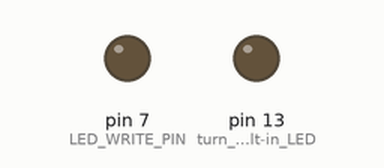
This sketch was run on a simulated Arduino Uno, built with avr-gcc and run on an emulated ATmega328P. Parts: output pins drawn as LEDs (lit = HIGH). What the sketch prints to the serial monitor is not drawn.

Above: at 0.2 s.
At 15.05 s:
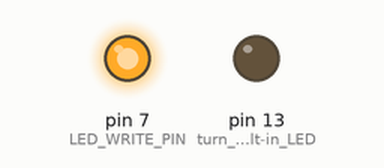
At 31.4 s:
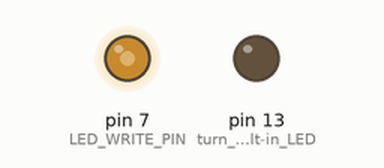
Timing chart, 0 to 32.9 s (numbered marks = the images above):
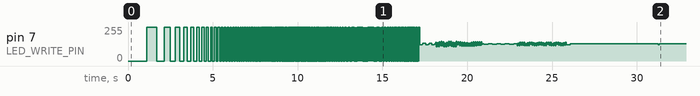

The sketch:

blink_frequency.ino
```cpp
#include "check_voltage.h"

// Use pin 7 for LED.
#define LED_WRITE_PIN 7

// Use analog pin A0 to check LED supply voltage.
#define ANALOG_READ_PIN A0

// These variables get declared here so the loop can use them.

// Initially sleep for 1000 ms (1 second).
int base_sleep_millis = 1000;
int millis_to_sleep = base_sleep_millis;

// Keep track of how many times loop is run.
int step_count = 0;

// initial LED logic state.
bool led_state = true;

// setup() runs once at startup, then loop() starts.
void setup() {
  pinMode(LED_BUILTIN, OUTPUT);  // turn off built-in LED.
  Serial.begin(115200);          // start modem.
  delay(100);                    // wait for modem and serial monitor to sync up.
  Serial.println("\nstart");     // here we go!
  pinMode(LED_WRITE_PIN, OUTPUT);  // ready LED
  pinMode(ANALOG_READ_PIN, INPUT_PULLUP);

  check_led_voltage(LED_WRITE_PIN, ANALOG_READ_PIN);
}

// loop() runs over and over until something stops it (power loss, software crash, thermal breakdown...).
void loop() {

  // Update loop counter.
  step_count = step_count + 1;


  // Switch logic state.
  led_state = not led_state;

  // Switch the on-board LED on or off according to logic state.
  digitalWrite(LED_WRITE_PIN, led_state? HIGH: LOW);

  // This is how long we'll sleep before switching the LED again.
  // The time between gets shorter and shorter; you can safely ignore the math.
  millis_to_sleep = round(base_sleep_millis / pow(step_count, 0.75));

  // Print some info to the serial modem.
  Serial.print("step " + String(step_count));
  Serial.print("; LED: " + String(led_state));
  Serial.print("; sleep millis: " + String(millis_to_sleep));
  Serial.println("; LED frequency: " + String(round(1000 / millis_to_sleep)) + " Hz");

  // Go to sleep for now.
  delay(millis_to_sleep);
}
```

check_voltage.h
```cpp
// Check LED supply voltage.
void check_led_voltage(int led_write_pin, int analog_read_pin) {
  digitalWrite(led_write_pin, HIGH);  // turn on
  int sensor = analogRead(analog_read_pin);  // sensor reading is between 0 and 1024
  float voltage = 5.0 * sensor / 1024;       // voltage is between 0 and 5 V.
  Serial.print("LED voltage: " + String(voltage));
  if (voltage < 1.9) {
    Serial.println("\nSupply voltage is too low; LED may not light. (Decrease limiting resistor?)");
    Serial.print("Waiting five seconds...   ");
    delay(5000);
    Serial.println("Proceeding.");
  } else if (voltage > 3.0) {
    digitalWrite(led_write_pin, LOW);  // turn off
    Serial.println("\nSupply voltage is too high! Stopping.");
    delay(100);
    exit(0);
  } else {
    Serial.println(" (ok)");
  }
}
```

Measured:
- by itself, pin 7 (LED_WRITE_PIN): 0/255 → 255/255 at 1.1 s, → 0/255 0.60 s later, → 255/255 0.44 s later, → 0/255 0.36 s later, … (721 changes in this stretch)
